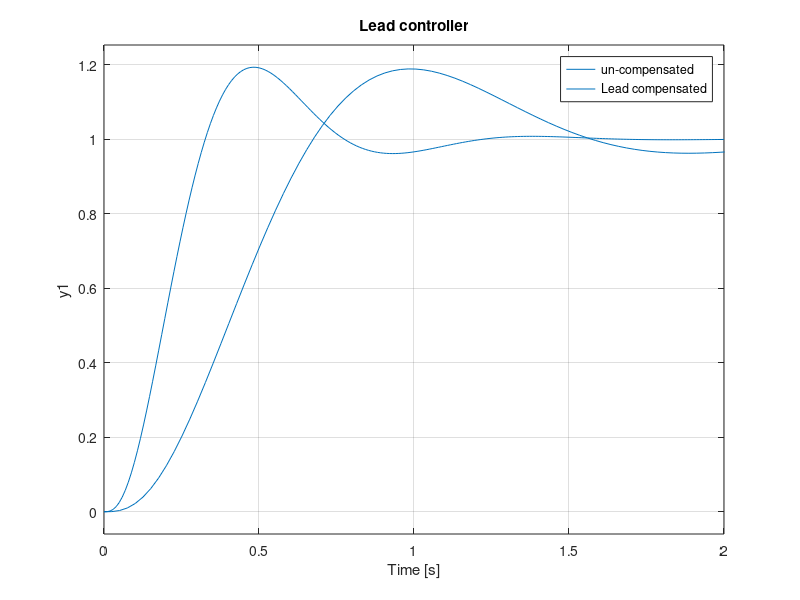
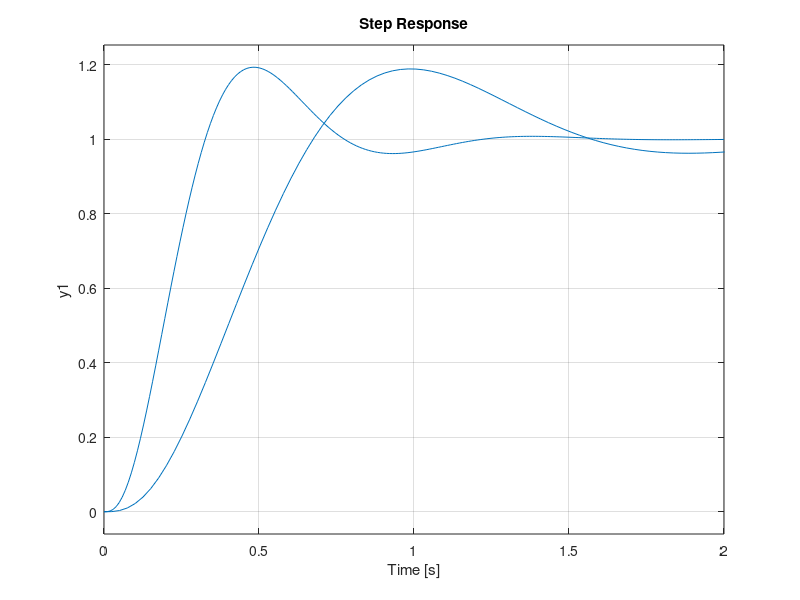

Recreate these plots in MATLAB, in order. (Note: this script raises an error after producing the figures.)
%% Prepare the workspace
clear 
clc
close all


%% ---------------------lead compensator ------------------------------
%% defining the system
% G = zpk([],[0 -4 -6],1)
% % rltool(G)
% % figure(1)
% % rlocus(G)
% z = -log(0.30)/(sqrt((pi*pi)+(log(0.30)*log(0.30)))) %Z=damping ratio
% % sgrid(z,0)
% %----------------------------------
% Gu = zpk([],[0 -4 -6],63)
% Ts = 4/1.005 %setteling time(real part)
% NTs = Ts/2 %threefold reduction in the settling time
% sigma = 4/(NTs)
% the = 180-(atand((sqrt(1-(z*z)))/z))
% wd = sigma*(tan(deg2rad(180-the)))
% s = -sigma + wd*i
% %----------------------------------
% Gu1 = (s+5)/(s*(s+4)*(s+6)); %add the required zero and find angle
% Theta=((180/pi)*angle(Gu1))
% pole = sigma+(wd/tan(deg2rad(180+Theta)))
% % lead = zpk([-5],[0 -4 -6 -pole],1423)
% 
% Gce = zpk([-5],[0 -4 -6 -pole],1423)
% Tu=feedback(Gu,1);
% Tc=feedback(Gce,1);
% figure(1)
% step(Tu)
% hold on
% step(Tc)
% grid on
% legend('un-compensated','Lead compensated')
% title('Lead controller')

% 
% %% --------------------------lag compensator-----------------------------%%
% %% defining the system
% Gu = zpk([],[-1 -2 -10],164.6)
% Kp = dcgain(Gu)
% e = 1/(1+Kp)
% e1 = e/10
% 
% Kp2 = (1-e1)/e1
% pc = 0.01 %arbitrarily selecting as 0.01
% zc = (Kp2/Kp)*pc
% 
% Gc = zpk([-zc],[-pc],0.9805)
% lag = Gu*Gc
% Tu=feedback(Gu,1);
% Tc=feedback(lag,1);
% figure(2)
% step(Tu)
% hold
% step(Tc)
% legend('un-compensated','Lag compensated')
% title('Lag controller')

%% -----------------lag-lead compensator---------------
%% defining the system
G = zpk([0],[0 -6 -10],1)
% % rltool(G)
% figure(1)
% rlocus(G)
z = -log(0.20)/(sqrt((pi*pi)+(log(0.20)*log(0.20)))) %Z=damping ratio
% sgrid(z,0)
%----------------------------------
Gu = zpk([],[0 -6 -10],192.1)
kv1 = dcgain(Gu)
Ts = 4/1.794 %setteling time
NTs = Ts/2 %two fold reduction in the settling time
sigma = 4/(NTs)
the = 180-(atand((sqrt(1-(z*z)))/z))
wd = sigma*(tan(deg2rad(180-the)))
s = -sigma + wd*i
%---------------------------
Gu1 = (s+6)/(s*(s+10)*(s+6)); %add the required zero and find angle
Theta=((180/pi)*angle(Gu1))
pole = sigma+(wd/tan(deg2rad(180+Theta)))
lead = zpk([-6],[0 -10 -6 -pole],1977)
Gce = zpk([-6],[0 -10 -6 -pole],1977)
Tu=feedback(Gu,1);
Tc=feedback(Gce,1);
figure(3)
step(Tu)
hold on
step(Tc)
grid on
legend('un-compensated','Lead compensated')
title('Lead controller')
%---------------------now add lag--------------
Gus = zpk([0 -6],[0 -6 -10 -pole],1977)
Kv = dcgain(Gus)
Gu = zpk([0],[0 -6 -10],192.1)
kv1 = dcgain(Gu)
e = 1/(Kv)
e1 = e/4.71

Kv2 = (1-e1)/e1
pc = 0.01
zc = (Kv2/Kv)*pc

lag = zpk([-zc],[-pc],1)
laglead = lag*lead


Tc2=feedback(laglead,1);
figure(4)
step(Tu)
hold on
step(Tc)
hold on
step(Tc2)
grid on
legend('un-compensated','lead-compensated','laglead-compensated')
title('Lag-Lead controller')


